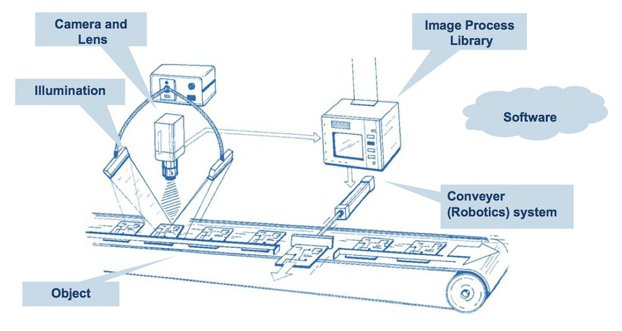
#> input picture Example_of_a_machine_vision_conveyor_belt_application.jpg, 622 x 331 px, given in place of the camera
$ python uday.py
#> lines starting #> are read from the running program, lines starting #| are printed output that depends on the picture; after the words box and inside, x2 and y2 are one past the last pixel; in counts of white or black regions, pixels touching at a corner belong together
import cv2
import numpy as np
cap = cv2.VideoCapture(0)

n=0
while(True):
    text = "conveyor"
    n=n+1
    ret,frame = cap.read()
#> frame is the input picture: shape (331, 622, 3); mean B, G, R 244.4, 241, 235.8
    gray = cv2.cvtColor(frame,cv2.COLOR_BGR2GRAY)
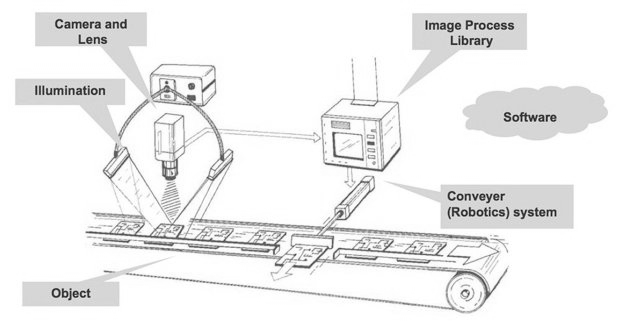
#> gray: shape (331, 622); min 22, max 255, mean 239.9
    gray = cv2.GaussianBlur(gray,(5,5),0)
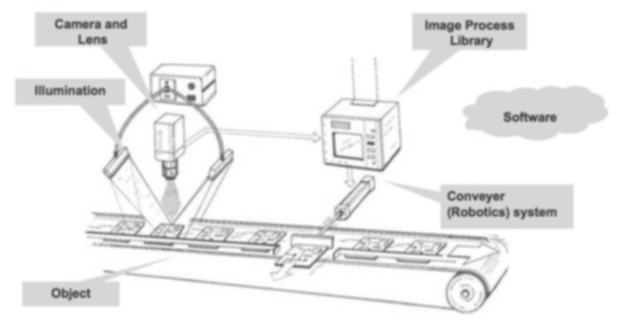
#> gray: shape (331, 622); min 84, max 255, mean 239.9
    ret ,thresh = cv2.threshold(gray,150,255,cv2.THRESH_BINARY)
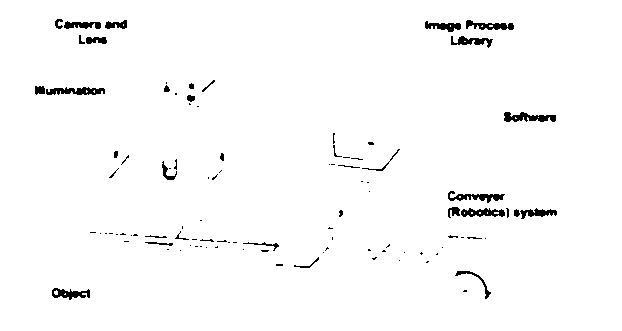
#> thresh: shape (331, 622); 97.9% white; 100 black regions (65 under 20 px)
    contours,hierachy = cv2.findContours(thresh,cv2.RETR_TREE,cv2.CHAIN_APPROX_NONE)
#> contours = 132 contours, 84 with area under 20; largest, box (x1, y1, x2, y2) and area: (0, 0, 622, 331) 204930, (45, 86, 106, 96) 401, (503, 111, 557, 123) 392, (447, 190, 506, 204) 374, (465, 19, 515, 31) 334
    font = cv2.FONT_HERSHEY_SIMPLEX
    x=[]
    y=[]


    cv2.imshow("normal",frame)
    cv2.imshow("threshold",thresh)
    if len(contours)>0:
        for i in range(0,len(contours)):
            for j in range(0,len(contours[i])):
                x.append(contours[i][j][0][0])
                y.append(contours[i][j][0][1])
#> this loop made 132 passes
#> after the loop, x = 4959 values, max 621 at index 951, min 0 at index 0, mean 306.2; y = 4959 values, max 330 at index 330, min 0 at index 0, mean 162.9
        frame = cv2.drawContours(frame,contours,-1,(0,255,0),3)
        error ="incorrectly placed"
        distance = 0
        correct = "correctly placed"
        for i in range(1,len(x)+1):
            if len(x)>1:
                distance=(((x[i]-x[i-1])**2)+ ((y[i]-y[i-1])**2))**0.5+distance
            if i+1==len(x):
                break
#> after the loop, distance = 17522.5
        X=(max(y)+min(y))/2
#> X = 165
        Y=(max(x)+min(x))/2
#> Y = 310.5
        jj=str(int(X))+","+str(int(Y))
#> jj = '165,310'

        lines=cv2.HoughLinesP(thresh,1,np.pi/180,350)
#> lines = 1500 rows, first 6: [334, 135, 621, 7], [0, 13, 621, 329], [335, 145, 621, 12], [273, 151, 621, 3], [357, 157, 621, 23], [335, 149, 621, 15]
        if abs(int(X)-240)>10 or abs(int(Y)-320)>10 :
            cv2.putText(frame,error,(100,400),font,1,(0,0,255),2,cv2.LINE_AA)
            cv2.rectangle(frame,(240,160),(400,320),(0,0,255),3)
        else:
            cv2.rectangle(frame,(240,160),(400,320),(0,255,0),3)
            cv2.putText(frame,correct,(100,400),font,1,(0,255,0),2,cv2.LINE_AA)

        if n%2==0:
            cv2.putText(frame,text,(int(Y),int(X-100)),font,1,(0,255,0),2,cv2.LINE_AA)

        cv2.circle(frame,(int(Y),int(X)),2,(0,0,255),3)
#> frame: shape (331, 622, 3); mean B, G, R 221.1, 241.9, 219.3
        z=0.05*(max(x)-min(x))
#> z = 31.05
        a=0.05*(max(y)-min(y))
#> a = 16.5
        shapes=["circle","square","rectangle"]
        square= abs(abs(max(y)-min(y))-abs(max(x)-min(x)))
#> square = 291
        circle = abs(distance-(3.14*abs(max(y)-min(y))))
#> circle = 16486.3
        rectangle= abs(2*abs(abs(max(y)-min(y))+abs(max(x)-min(x)))-distance)
#> rectangle = 15620.5
        shapes = [square,circle,rectangle]
#> shapes = [291, 16486.3, 15620.5]
        shapes_2 = ["square","circle","rectangle"]
        for i in range(0,len(shapes)):
            if shapes[i]<0:
                shapes[i]=-1*shapes[i]
#> this loop made 3 passes
        xxx=[]
        for i in shapes:
            xxx.append(i)
#> this loop made 3 passes
#> i on passes 1 to 3: 291, 16486.3, 15620.5
#> after the loop, xxx = [291, 16486.3, 15620.5]
        xxx.sort()
        if shapes.index(xxx[0])==0:
            if shapes.index(xxx[1])==1:
                j=shapes_2[1]
            else:
                j=shapes_2[0]
        else:
            j=shapes_2[2]

        if j==shapes_2[1]:
            cv2.putText(frame,j,(100,100),font,1,(0,255,0),2,cv2.LINE_AA)
            z="diameter is "+ str(z)
            cv2.putText(frame,z,(100,200),font,1,(0,255,0),2,cv2.LINE_AA)
        elif j==shapes_2[2]:
            cv2.putText(frame,j,(100,100),font,1,(0,255,0),2,cv2.LINE_AA)
            z= "length is " + str(z)
            a= "breadth is" + str(a)
            cv2.putText(frame,z,(100,200),font,1,(0,255,0),2,cv2.LINE_AA)
            cv2.putText(frame,a,(100,300),font,1,(0,255,0),2,cv2.LINE_AA)
        elif j==shapes_2[0]:
            cv2.putText(frame,j,(100,100),font,1,(0,255,0),2,cv2.LINE_AA)
            z = "side is "+str(z)
#> z = 'side is 31.05'
            cv2.putText(frame,z,(100,200),font,1,(0,255,0),2,cv2.LINE_AA)
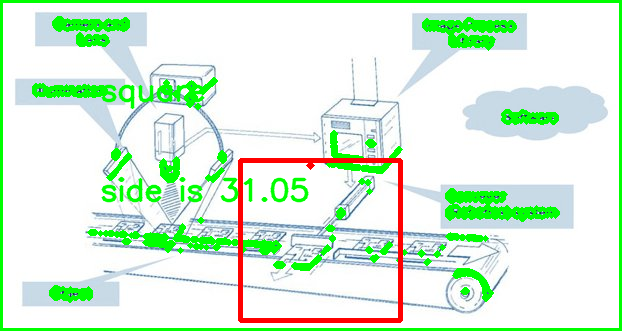
#> frame: shape (331, 622, 3); mean B, G, R 218.4, 242.1, 216.8


        cv2.imshow("frame",frame)
#> (the run stopped early here; a loop or call above may not have finished)

$ run again, on algo.png
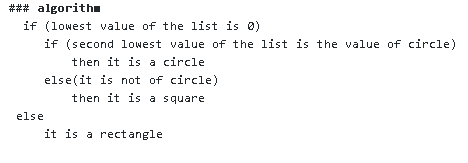
#> input picture algo.png, 468 x 163 px, given in place of the camera
#> frame is the input picture: shape (163, 468, 3); mean B, G, R 248.3, 248.2, 248
#> `gray = cv2.cvtColor(frame,cv2.COLOR_BGR2GRAY)`:
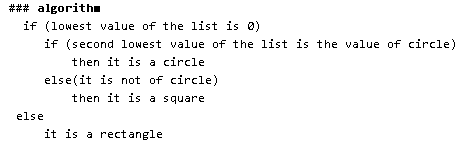
#> gray: shape (163, 468); values 40 (black) and 255 (white), 96.8% white; black in thin lines or dots, all inside (x1, y1, x2, y2) = (9, 3, 455, 140)
#> thresh: shape (163, 468); 99% white; black in thin lines or dots, all inside (x1, y1, x2, y2) = (10, 4, 448, 139)
#> contours = 110 contours, 100 with area under 20; largest, box (x1, y1, x2, y2) and area: (0, 0, 468, 163) 75654, (86, 4, 101, 13) 81, (50, 5, 58, 15) 46, (57, 6, 65, 12) 33, (37, 5, 45, 13) 32
#> the loop `for i in range(0,len(contours)):` made 110 passes
#> after the loop `for i in range(0,len(contours)):`: x = 2314 values, max 467 at index 629, min 0 at index 0, mean 190.3; y = 2314 values, max 162 at index 162, min 0 at index 0, mean 68.81
#> after the loop `for i in range(1,len(x)+1):`: distance = 9214.2
#> X = 81
#> Y = 233.5
#> jj = '81,233'
#> lines = 231 rows, first 6: [0, 130, 467, 64], [0, 161, 467, 112], [250, 95, 346, 124], [148, 133, 467, 100], [103, 114, 467, 24], [117, 95, 467, 8]
#> `z=0.05*(max(x)-min(x))`: z = 23.35
#> a = 8.1
#> square = 305
#> circle = 8705.6
#> rectangle = 7956.2
#> shapes = [305, 8705.6, 7956.2]
#> the loop `for i in range(0,len(shapes)):` made 3 passes
#> the loop `for i in shapes:` made 3 passes
#> i on passes 1 to 3: 305, 8705.6, 7956.2
#> `cv2.putText(frame,j,(100,100),font,1,(0,255,0),2,cv2.LINE_AA)`:
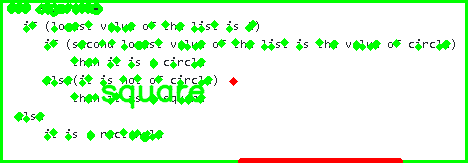
#> frame: shape (163, 468, 3); mean B, G, R 219.8, 249.5, 222.6
#> `z = "side is "+str(z)`: z = 'side is 23.35'

$ run again, on distance point.png
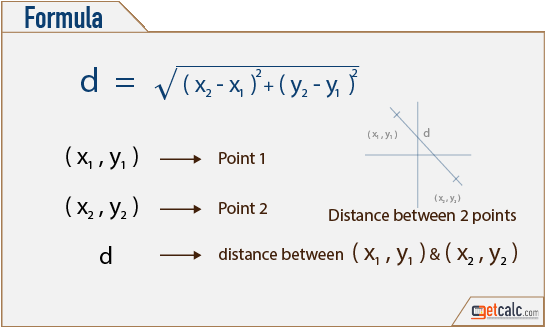
#> input picture distance point.png, 545 x 328 px, given in place of the camera
#> frame is the input picture: shape (328, 545, 3); mean B, G, R 235, 235.4, 236.1
#> `ret ,thresh = cv2.threshold(gray,150,255,cv2.THRESH_BINARY)`:
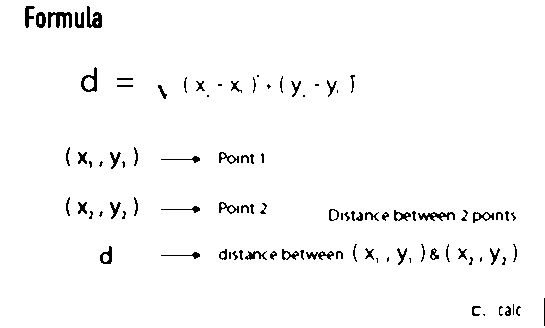
#> thresh: shape (328, 545); 97.5% white; black in thin lines or dots
#> contours = 120 contours, 32 with area under 20; largest, box (x1, y1, x2, y2) and area: (0, 0, 545, 328) 177860, (47, 11, 73, 29) 302, (80, 66, 98, 93) 296, (86, 5, 103, 29) 246, (417, 211, 456, 222) 234
#> the loop `for i in range(0,len(contours)):` made 120 passes
#> after the loop `for i in range(0,len(contours)):`: x = 5658 values, max 544 at index 871, min 0 at index 0, mean 266.1; y = 5658 values, max 327 at index 327, min 0 at index 0, mean 175
#> after the loop `for i in range(1,len(x)+1):`: distance = 14525.2
#> X = 163.5
#> Y = 272
#> jj = '163,272'
#> lines = 2824 rows, first 6: [117, 212, 169, 160], [236, 250, 486, 0], [356, 258, 425, 327], [264, 254, 518, 0], [285, 250, 535, 0], [353, 78, 431, 0]
#> `z=0.05*(max(x)-min(x))`: z = 27.2
#> a = 16.35
#> square = 217
#> circle = 13498.5
#> rectangle = 12783.2
#> shapes = [217, 13498.5, 12783.2]
#> the loop `for i in range(0,len(shapes)):` made 3 passes
#> the loop `for i in shapes:` made 3 passes
#> i on passes 1 to 3: 217, 13498.5, 12783.2
#> `z = "side is "+str(z)`: z = 'side is 27.200000000000003'
#> `cv2.putText(frame,z,(100,200),font,1,(0,255,0),2,cv2.LINE_AA)`:
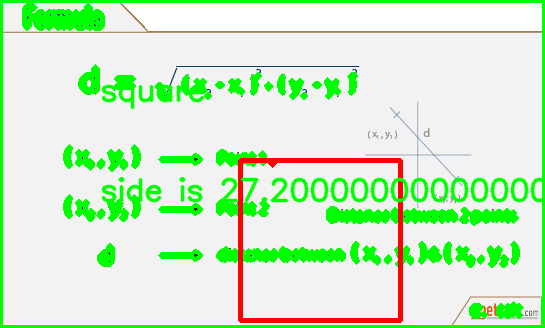
#> frame: shape (328, 545, 3); mean B, G, R 203.5, 239, 208.4
